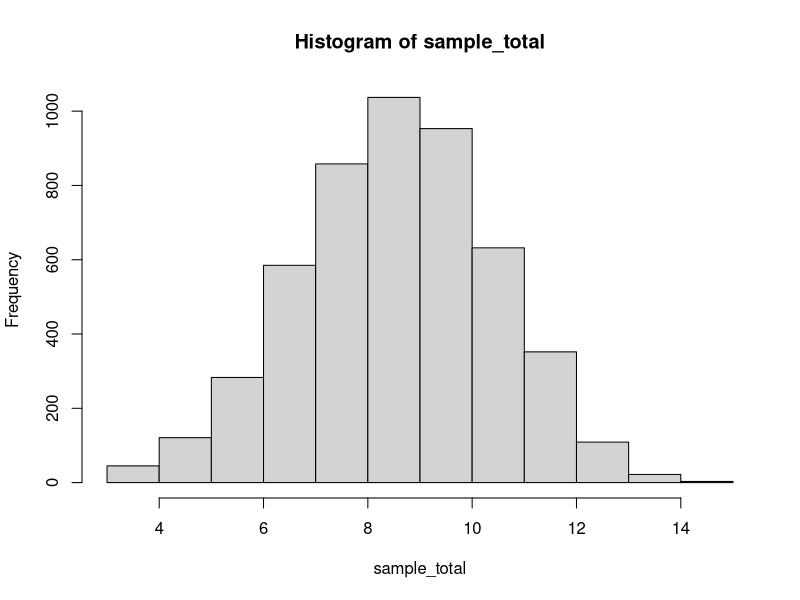
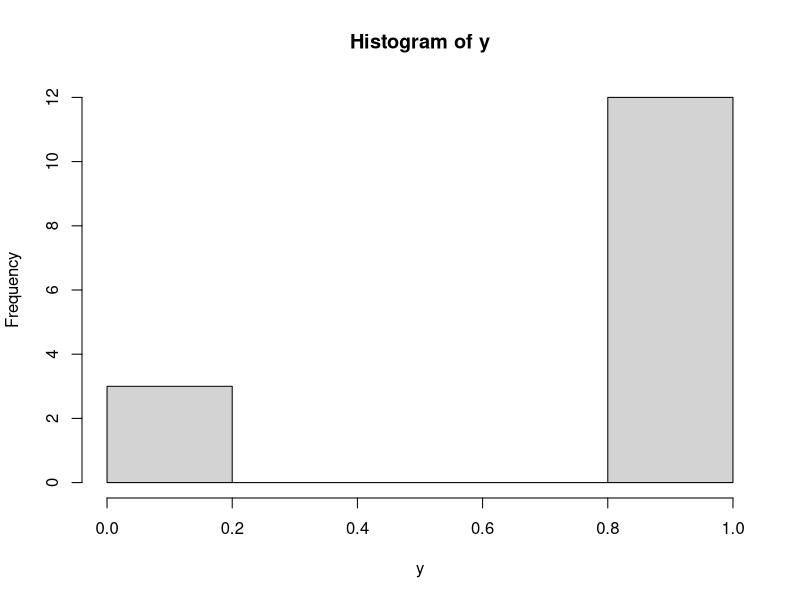

These figures' R source, in order:


sample_size = 15
p = .6

number_of_samples = 5000

sample_total = rep(NA,number_of_samples)

for (i in 1:number_of_samples){
  y = rbinom(sample_size,1,p)
  sample_total[i] = sum(y)
}

hist(sample_total)

hist(y)
